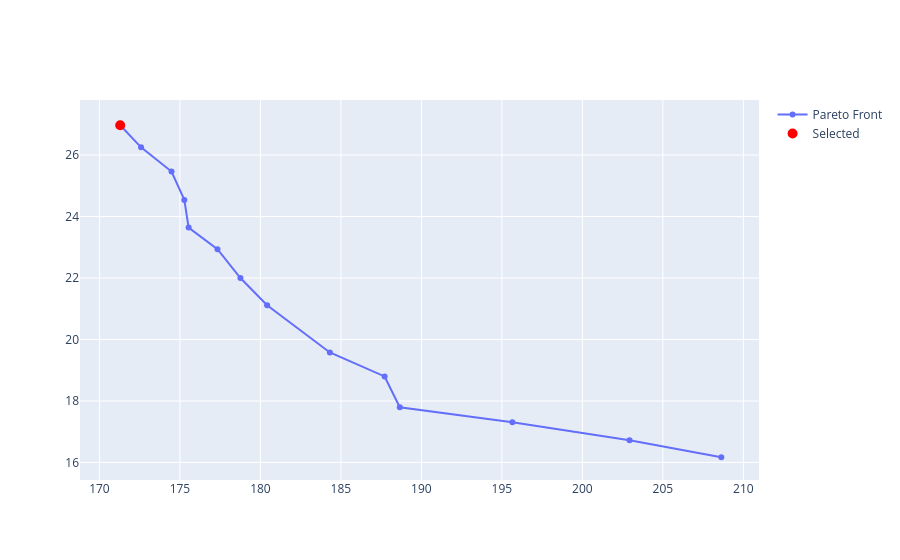

This figure's notebook cell:
### Code cell
# Compute Pareto min and max time
pareto_ts = [p[0] for p in pareto]
pareto_es = [p[1] for p in pareto]
pareto_min_t = min(pareto_ts)
pareto_max_t = max(pareto_ts)

# Create figure
fig = go.Figure()

# Add Pareto front
fig.add_trace(go.Scatter(x=pareto_ts, y=pareto_es, mode='lines+markers', name='Pareto Front'))

# Add selected point
selected_t = pareto_ts[0]
selected_e = pareto_es[0]
fig.add_trace(go.Scatter(x=[selected_t], y=[selected_e], mode='markers', name='Selected', marker=dict(size=10, color='red')))

# Create frames
frames = []
for perf in range(101):
    target_t = pareto_min_t + (pareto_max_t - pareto_min_t) * (100 - perf) / 100
    closest_idx = np.argmin(np.abs(np.array(pareto_ts) - target_t))
    selected_t = pareto_ts[closest_idx]
    selected_e = pareto_es[closest_idx]
    frame_data = [
        go.Scatter(x=pareto_ts, y=pareto_es, mode='lines+markers'),
        go.Scatter(x=[selected_t], y=[selected_e], mode='markers', marker=dict(size=10, color='red'))
    ]
    frames.append(go.Frame(data=frame_data, name=str(perf)))

fig.frames = frames

# Set initial frame
fig.update(frames=frames)

### Figure 1 — Plotly figure (JSON) as saved in the notebook; plotly's stock layout.template omitted (floating-point values rounded to 4 significant figures)
{"data": [{"mode": "lines+markers", "name": "Pareto Front", "type": "scatter", "x": [171.3, 172.6, 174.5, 175.3, 175.5, 177.3, 178.8, 180.4, 184.3, 187.7, 188.7, 195.6, 202.9, 208.6], "y": [26.97, 26.25, 25.46, 24.54, 23.64, 22.94, 22.0, 21.11, 19.58, 18.8, 17.8, 17.31, 16.72, 16.17]}, {"marker": {"color": "red", "size": 10}, "mode": "markers", "name": "Selected", "type": "scatter", "x": [171.3], "y": [26.97]}], "layout": {}}
